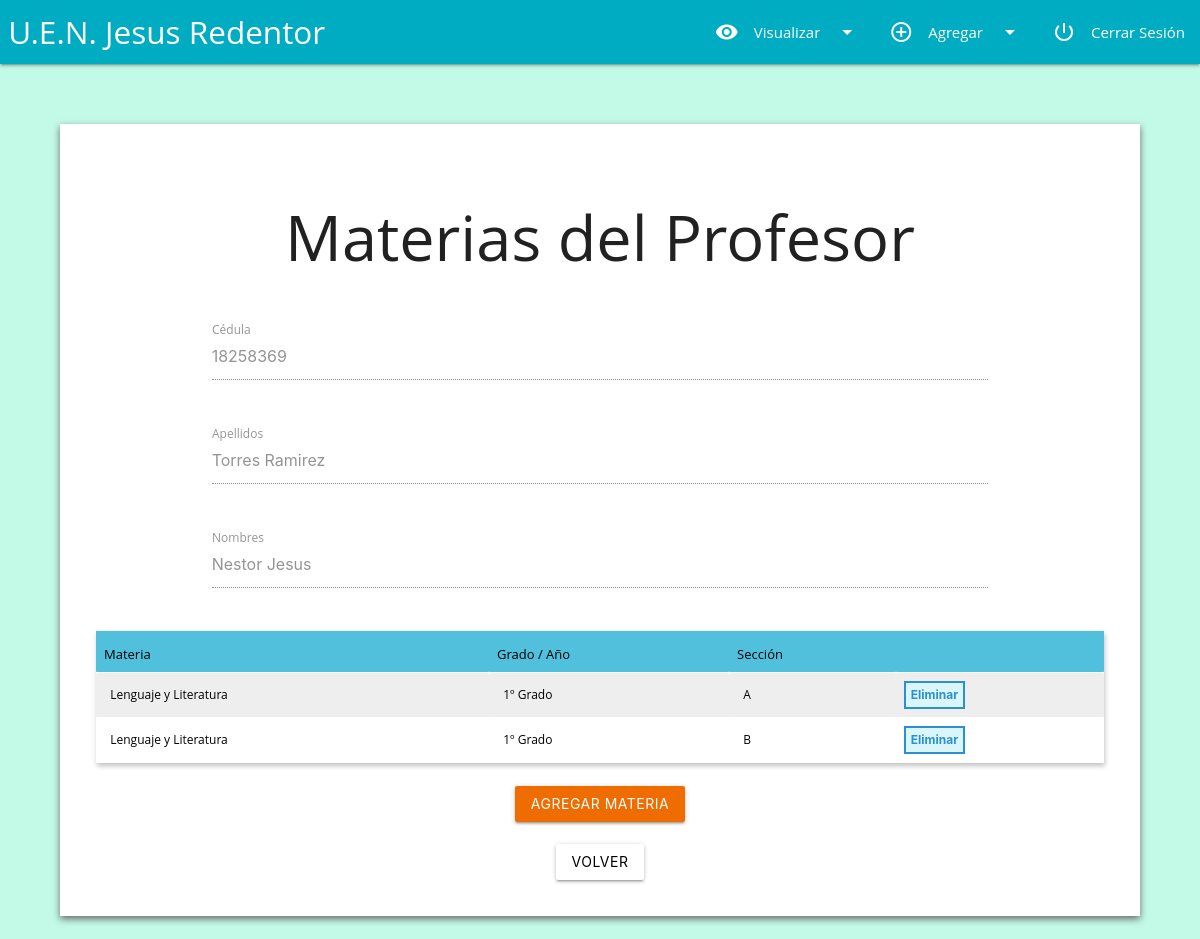
The app's page /materiasprofesor.php?id=2 (signed in) with its own data.
### tables this page shows
CREATE TABLE `profesores` (
  `id` int(10) NOT NULL AUTO_INCREMENT,
  `nombre` varchar(100) NOT NULL,
  `apellido` varchar(100) NOT NULL,
  `cedula` varchar(15) NOT NULL,
  `fecha_nacimiento` date NOT NULL,
  `sexo` varchar(15) NOT NULL,
  `telefono` varchar(15) NOT NULL,
  `otro_telefono` varchar(15) NOT NULL,
  `direccion` varchar(200) NOT NULL,
  `eliminado` int(1) NOT NULL,
  PRIMARY KEY (`id`)
);

CREATE TABLE `materia_profesor` (
  `id` int(10) NOT NULL AUTO_INCREMENT,
  `id_profesor` int(10) NOT NULL,
  `id_materia` int(10) NOT NULL,
  `id_seccion` int(10) NOT NULL,
  PRIMARY KEY (`id`)
);

CREATE TABLE `materia` (
  `id` int(10) NOT NULL AUTO_INCREMENT,
  `nombre` varchar(50) NOT NULL,
  `id_grado` int(10) NOT NULL,
  `eliminado` int(11) NOT NULL,
  PRIMARY KEY (`id`)
);

CREATE TABLE `grados` (
  `id` int(10) NOT NULL AUTO_INCREMENT,
  `nombre` varchar(15) NOT NULL,
  `descripcion` varchar(100) NOT NULL,
  PRIMARY KEY (`id`)
);

CREATE TABLE `secciones` (
  `id` int(10) NOT NULL AUTO_INCREMENT,
  `nombre` varchar(15) NOT NULL,
  `id_grado` int(10) NOT NULL,
  `eliminado` int(1) NOT NULL,
  PRIMARY KEY (`id`)
);

### materiasprofesor.php (the view, shortened to what this page needs)
<?php
if(!isset($_SESSION["session_username"])) {
	header("location:index.php");
} else {
?>
<?php $Titulo="Materias del Profesor";
      include("incluye/header.php");
      include("incluye/navegacion.php");
      $id= $_GET['id'];
      $result = mysqli_query($con, "SELECT * FROM profesores WHERE id = '$id'");
      $filas=mysqli_fetch_assoc($result);?>
<div id="contenedor2">
	<center>
	<h1>Materias del Profesor</h1>
        </center>
         <br/>
         <div id="planilla">
            <div class="row">
                <div class="input-field col s12">
                <input id="cedula" type="number" minlength="7" maxlength="8" class="validate" name="cedula" disabled value="<?php echo $filas['cedula'] ?>">
                <label for="cedula">Cédula</label>
               </div>
            </div>
            <div class="row">
                <div class="input-field col s12">
                <input id="apellido" type="text" class="validate" name="apellido" disabled value="<?php echo $filas['apellido'] ?>">
                <label for="apellido">Apellidos</label>
               </div>
            </div>
            <div class="row">
                <div class="input-field col s12">
                <input id="nombre" type="text" class="validate" name="nombre" disabled value="<?php echo $filas['nombre'] ?>">
                <label for="nombre">Nombres</label>
               </div>
            </div>
            </div>
            <table> <tr> <th>Materia</th> <th>Grado / Año</th> <th>Sección</th> <th> </th></tr>
             <?php
    function mostrarDatos ($resultados) {
    if ($resultados !=NULL) {
    echo"<tr>";
    echo "<td>&nbsp;&nbsp;".$resultados['m_nombre']."&nbsp;&nbsp;</td>";
    echo "<td>&nbsp;&nbsp;".$resultados['g_nombre']."º ".$resultados['g_descripcion']."&nbsp;&nbsp;</td>";
    echo "<td>&nbsp;&nbsp;".$resultados['s_nombre']."&nbsp;&nbsp;</td>";
    echo "<td>
    <form method='post' id='".$resultados['id_mp']."' action='eliminarmateriaprofesor.php?id=".$resultados['id_mp']."'><button class='boton-accion' type='button' onclick=enviarForm('d',".$resultados['id_mp'].")>Eliminar</button></form>
    </td>";
    echo "</tr>";}
    else {echo "<br/>No hay más datos!!! <br/>";}
}
$result2 = mysqli_query($con, "SELECT mp.id as id_mp, m.nombre as m_nombre, g.nombre as g_nombre, g.descripcion as g_descripcion, s.nombre as s_nombre FROM materia_profesor mp, materia m, grados g, secciones s WHERE mp.id_profesor='$id' AND mp.id_materia=m.id AND mp.id_seccion=s.id AND g.id=m.id_grado ORDER BY g.id, s.nombre, m.nombre ASC");
while ($filas2 = mysqli_fetch_array($result2)){ mostrarDatos($filas2); }
?> </table>
<br>
             <center>
                 <form method='post' action='nuevamateriaprofesor.php'>
                   <button class="btn waves-effect waves-light orange darken-3" type="submit" name="Editar" value="Editar" style="color:white" >Agregar materia</button>
            </center>
            <center>
              <button class="btn waves-effect waves-light white darken-3" type="button" id="boton-form" name="Volver" value="Volver" style="color:black">
                <a href="profesores.php">Volver</a>
              </button>
            </center>
         </div>
	<br/>
<?php include("incluye/footer.php"); ?>
<?php
}
?>

### css/style.css (style rules this page uses)
body { background-color: #c2f9e7; font-family: 'Open Sans', sans-serif; }
a { color: black; font-weight: 400; }
* { margin: 0; padding: 0; box-sizing: border-box; text-decoration: none; }
#contenedor2 { width: 76%; min-height: 40em; min-width: 90%; padding: 3%; background: #fff; margin: 5% 5% auto 5%; box-shadow: 0px 3px 7px #6B6B6B; }
#planilla { max-width: 60em; min-width: 30em; padding: 0px 5% 0px 5%; margin: auto auto 0 ; }
table { font-size: 12px; text-align: left; border-collapse: collapse; box-shadow: 1px 3px 5px #c2c2c2; }
th { font-size: 13px; font-weight: normal; padding: 8px; background-color: #50c0dc; border-top: 6px solid #50c0dc; border-bottom: 1px solid #FFF; color: black; }
td { padding: 8px; border-bottom: 1px solid #FFF; color: black; border-top: 1px solid transparent; }
tr:nth-child(even) { background: #eee; }
.boton-accion { border: 2px solid #2990d1; font-size: 12px; font-weight: bold; color: #2990d1; background-color: #dbf6fb; padding: 5px; }

### records on screen
profesores: cedula "18258369", apellido "Torres Ramirez", nombre "Nestor Jesus"
materia_profesor: id_materia.nombre "Lenguaje y Literatura", grados.nombre "1", grados.descripcion "Grado", id_seccion.nombre "A"
materia_profesor: id_materia.nombre "Lenguaje y Literatura", grados.nombre "1", grados.descripcion "Grado", id_seccion.nombre "B"
